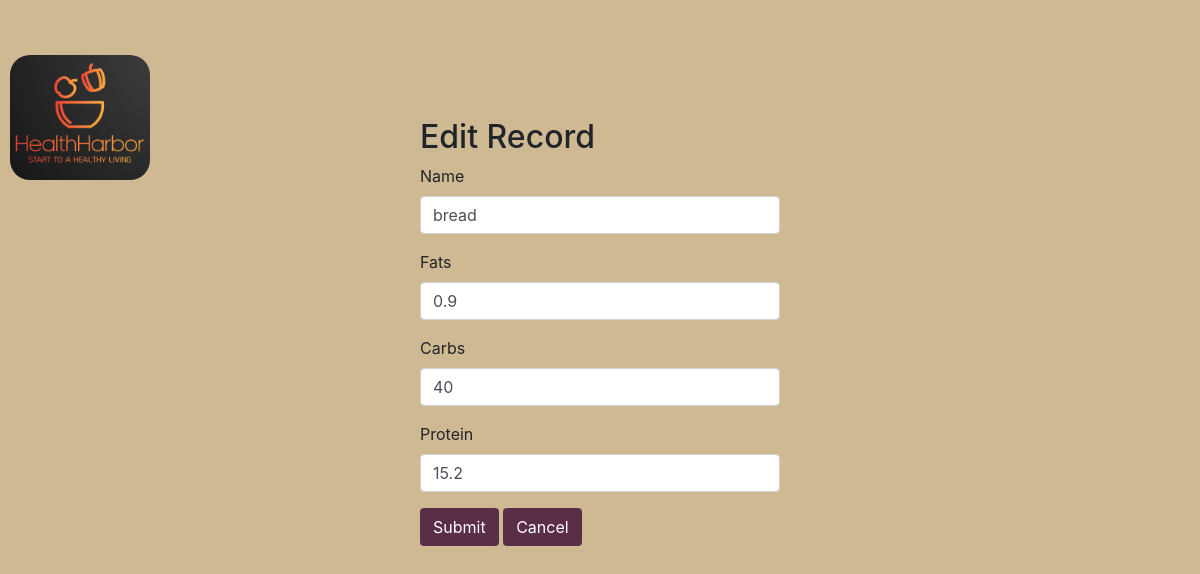
The app's page /edit.php?id=4 with its own data.
### tables this page shows
CREATE TABLE `foodlist` (
  `id` int(11) NOT NULL,
  `name` varchar(100) NOT NULL,
  `fats` float NOT NULL,
  `carbs` float NOT NULL,
  `protein` float NOT NULL
);

### edit.php (the view, shortened to what this page needs)
<?php
require_once "config.php";
$name = $fats = $carbs = $protein = "";
$name_err = $fats_err = $carbs_err = $protein_err = "";
if (isset($_POST["id"]) && !empty($_POST["id"])) {
    $id = $_POST["id"];
    $input_name = trim($_POST["name"]);
    if (empty($input_name)) {
        $name_err = "Please enter a name.";
    } elseif (!filter_var($input_name, FILTER_VALIDATE_REGEXP, array("options" => array("regexp" => "/^[a-zA-Z\s]+$/")))) {
        $name_err = "Please enter a valid name.";
    } else {
        $name = $input_name;
    }
    $input_fats = trim($_POST["fats"]);
    if (!is_numeric($input_fats) || $input_fats < 0) {
        $fats_err = "Please enter a non-negative numeric value.";
    } else {
        $fats = $input_fats;
    }
    $input_carbs = trim($_POST["carbs"]);
    if (!is_numeric($input_carbs) || $input_carbs < 0) {
        $carbs_err = "Please enter a non-negative numeric value.";
    } else {
        $carbs = $input_carbs;
    }
    $input_protein = trim($_POST["protein"]);
    if (!is_numeric($input_protein) || $input_protein < 0) {
        $protein_err = "Please enter a non-negative numeric value.";
    } else {
        $protein = $input_protein;
    }
    if (empty($name_err) && empty($fats_err) && empty($carbs_err) && empty($protein_err)) {
        $sql = "UPDATE foodlist SET name=?, fats=?, carbs=?, protein=? WHERE id=?";
        if ($stmt = mysqli_prepare($link, $sql)) {
            mysqli_stmt_bind_param($stmt, "ssssi", $param_name, $param_fats, $param_carbs, $param_protein, $param_id);
            $param_name = $name;
            $param_fats = $fats;
            $param_carbs = $carbs;
            $param_protein = $protein;
            $param_id = $id;
            if (mysqli_stmt_execute($stmt)) {
                header("location: foodlist.php");
                exit();
            } else {
                echo "Oops! Something went wrong. Please try again later.";
            }
        }
        mysqli_stmt_close($stmt);
    }
    mysqli_close($link);
} else {
    if (isset($_GET["id"]) && !empty(trim($_GET["id"]))) {
        $sql = "SELECT * FROM foodlist WHERE id = ?";
        if ($stmt = mysqli_prepare($link, $sql)) {
            mysqli_stmt_bind_param($stmt, "i", $param_id);
            if (mysqli_stmt_execute($stmt)) {
                $result = mysqli_stmt_get_result($stmt);
                if (mysqli_num_rows($result) == 1) {
                    $row = mysqli_fetch_array($result, MYSQLI_ASSOC);
                    $name = $row["name"];
                    $fats = $row["fats"];
                    $carbs = $row["carbs"];
                    $protein = $row["protein"];
                }
            }
        }
    }
}
?>
<!DOCTYPE html>
<html lang="en">
<head>
    <link rel="stylesheet" href="https://stackpath.bootstrapcdn.com/bootstrap/4.5.2/css/bootstrap.min.css">
</head>
<div id="logo">
        <img src="IMG/Logo.PNG" alt="main_logo..." class="logo" />
    </div>
<body>
    <div class="wrapper">
                    <h2 class="mt-5">Edit Record</h2>
                    <form action="<?php echo htmlspecialchars(basename($_SERVER['REQUEST_URI'])); ?>" method="post">
                        <div class="form-group">
                            <label>Name</label>
                            <input type="text" name="name" class="form-control <?php echo (!empty($name_err)) ? 'is-invalid' : ''; ?>" value="<?php echo $name; ?>">
                        </div>
                        <div class="form-group">
                            <label>Fats</label>
                            <input name="fats" class="form-control <?php echo (!empty($fats_err)) ? 'is-invalid' : ''; ?>" value="<?php echo $fats; ?>">
                        </div>
                        <div class="form-group">
                            <label>Carbs</label>
                            <input type="text" name="carbs" class="form-control <?php echo (!empty($carbs_err)) ? 'is-invalid' : ''; ?>" value="<?php echo $carbs; ?>">
                        </div>
                        <div class="form-group">
                            <label>Protein</label>
                            <input type="text" name="protein" class="form-control <?php echo (!empty($protein_err)) ? 'is-invalid' : ''; ?>" value="<?php echo $protein; ?>">
                        </div>
                        <input type="submit" class="btn" value="Submit">
                        <a href="foodlist.php" class="btn">Cancel</a>
                    </form>
                </div>
</body>
</html>

### edit.php (style rules this page uses)
.wrapper { max-width: 400px; margin: 50px auto; padding: 20px; }
body { background-color: #CEB992; }
.logo { width: 140px; position: absolute; top: 55px; left: 10px; border-radius: 20px; }
.btn { background-color: #5B2E48; color:#fff; }

### records on screen
foodlist: name "bread", fats "0.9", carbs "40", protein "15.2"
